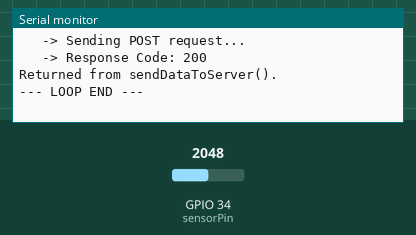
Recording of a sketch running on a simulated ESP32. Parts: the last lines printed to the serial monitor. The test bench sets the inputs (shaded band); at power-on: GPIO 34 (sensorPin) = 2048. WiFi joins after 1.5 s; servers stay silent unless stated; uploads are accepted with an empty reply.

Above: at 7.7 s.
7.8 s: GPIO 34 (sensorPin) set to 2866
At 9.89 s:
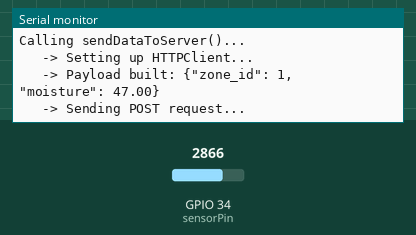
11.6 s: GPIO 34 (sensorPin) set to 3603
At 13.1 s:
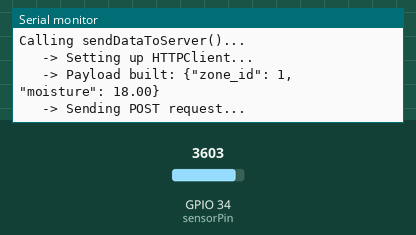
Timing chart, 0 to 14.6 s (numbered marks = the images above; inputs shaded):
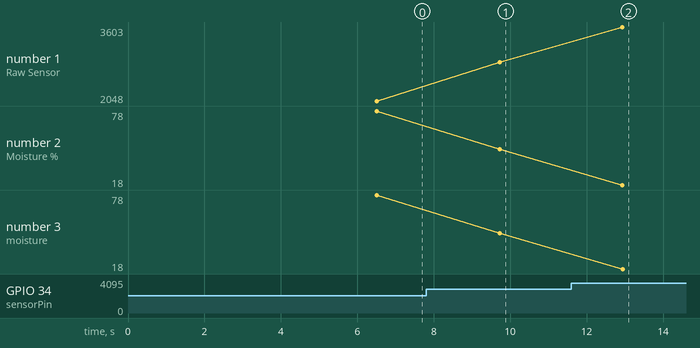

The sketch:

ESP32_Soil_Moisture.ino
```cpp
#include <WiFi.h>
#include <HTTPClient.h>

const char* ssid = "San's";
const char* password = "123456789@s";
const char* serverUrl = "http://10.164.238.1:5000/api/esp32/moisture";

int sensorPin = 34;
int sensorValue = 0;
const int ZONE_ID = 1;
const int DRY_VALUE = 4095;
const int WET_VALUE = 1500;

void setup() {
  Serial.begin(115200);
  delay(5000); // 5 SECOND DELAY - gives you time to open the Serial Monitor

  Serial.println("\n\n=== STARTING SETUP ===");

  Serial.println("1. Setting up WiFi...");
  WiFi.mode(WIFI_STA); // Explicitly set as Station mode
  WiFi.begin(ssid, password);

  Serial.println("2. Waiting for WiFi Connection...");
  int attempts = 0;
  while (WiFi.status() != WL_CONNECTED && attempts < 20) {
    delay(500);
    Serial.print(".");
    attempts++;
  }

  if (WiFi.status() == WL_CONNECTED) {
    Serial.println("\n3. WiFi CONNECTED!");
    Serial.print("   IP: ");
    Serial.println(WiFi.localIP());
  } else {
    Serial.println("\n3. WiFi FAILED - Could not connect.");
  }

  Serial.println("=== SETUP COMPLETE ===\n");
}

void loop() {
  Serial.println("--- LOOP START ---");

  sensorValue = analogRead(sensorPin);
  Serial.print("Raw Sensor: ");
  Serial.println(sensorValue);

  float moisturePercent = map(sensorValue, DRY_VALUE, WET_VALUE, 0, 100);
  if (moisturePercent < 0) moisturePercent = 0;
  if (moisturePercent > 100) moisturePercent = 100;

  Serial.print("Moisture %: ");
  Serial.println(moisturePercent);

  // ONLY try to send data if WiFi is actually connected
  if (WiFi.status() == WL_CONNECTED) {
    Serial.println("Calling sendDataToServer()...");
    sendDataToServer(moisturePercent);
    Serial.println("Returned from sendDataToServer().");
  } else {
    Serial.println("Skipped Sending - No WiFi.");
  }

  Serial.println("--- LOOP END ---");
  delay(3000);
}

void sendDataToServer(float moisture) {
  HTTPClient http;

  Serial.println("   -> Setting up HTTPClient...");
  http.begin(serverUrl);
  http.addHeader("Content-Type", "application/json");

  String jsonPayload = "{\"zone_id\": " + String(ZONE_ID) + ", \"moisture\": " + String(moisture) + "}";
  Serial.print("   -> Payload built: ");
  Serial.println(jsonPayload);

  Serial.println("   -> Sending POST request...");
  int httpResponseCode = http.POST(jsonPayload);

  Serial.print("   -> Response Code: ");
  Serial.println(httpResponseCode);

  http.end();
}
```

Measured:
- after the input at 7.8 s, the serial monitor: prints a new line after 1.9 s (image 1)
- after the input at 11.6 s, the serial monitor: prints a new line after 1.3 s (image 2)
- plotted number 1: 2048 → 2866 after the input at 7.8 s, 2866 → 3603 after the input at 11.6 s
- plotted number 2: 78 → 47 after the input at 7.8 s, 47 → 18 after the input at 11.6 s
- plotted number 3: 78 → 47 after the input at 7.8 s, 47 → 18 after the input at 11.6 s
